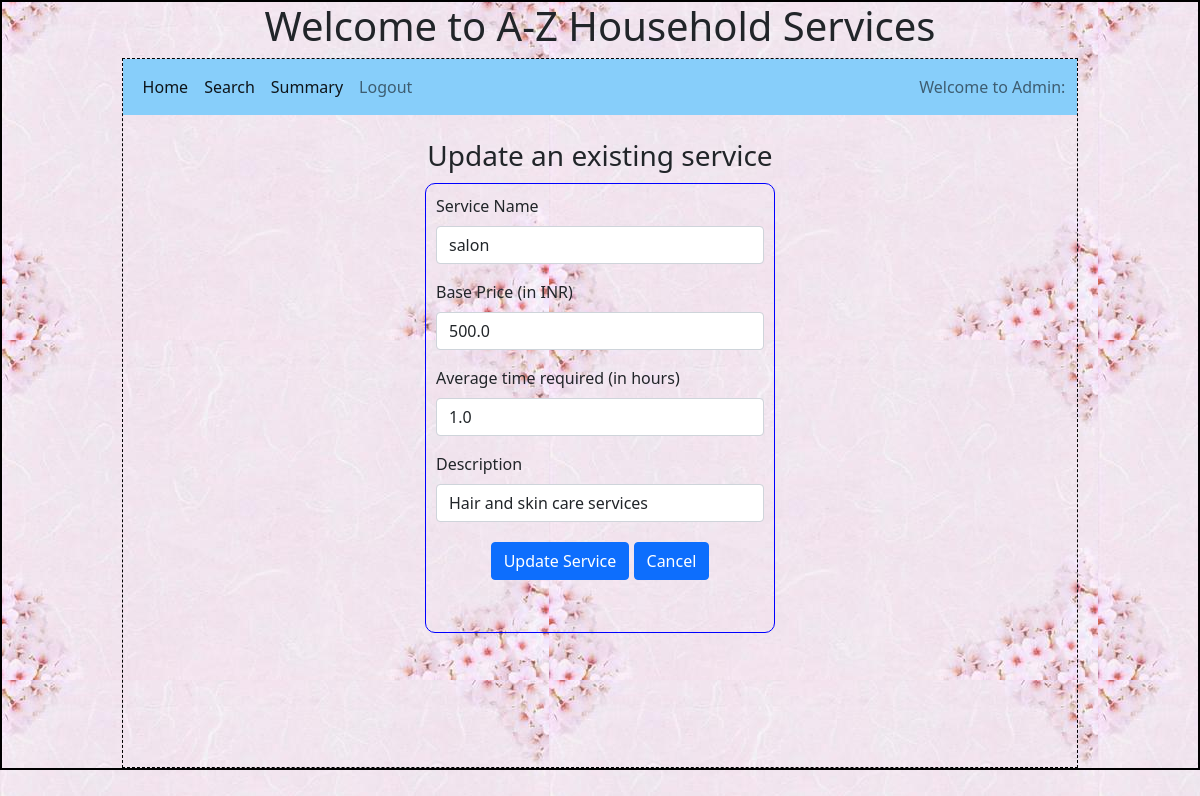
The app's page /admin/service/update/2/2 with its own data.
### backend/models.py (models this page shows)
class Service(db.Model):
    __tablename__ = 'service'
    id=db.Column(db.Integer,primary_key=True)
    name = db.Column(db.String, nullable = False)
    base_price = db.Column(db.Float, nullable = False)
    avg_time_req = db.Column(db.Float, nullable = False) # Time in hours
    description = db.Column(db.String, nullable = False)
    sp = db.relationship('Service_professional', cascade = "all, delete", backref = 'service', lazy = True)
    sr = db.relationship('Service_request', cascade = "all, delete", backref = 'service', lazy = True)

### backend/controllers.py (the view)
@app.route("/admin/service/update/<service_id>/<uname>", methods= ['GET', 'POST'])
def update_service(service_id, uname):
    if request.method == 'POST':
        updated_name = request.form.get('name')
        updated_base_price = request.form.get('base_price')
        updated_avg_time_req = request.form.get('avg_time_req')
        updated_description = request.form.get('description')
        updated_service = service = Service.query.filter_by(id = service_id).first()
        updated_service.name = updated_name
        updated_service.base_price = updated_base_price
        updated_service.avg_time_req = updated_avg_time_req
        updated_service.description = updated_description
        db.session.commit()
        return redirect(url_for('admin_dashboard', uname=uname))
    else:
        service = Service.query.filter_by(id = service_id).first()
        return render_template ('add_update_service.html', heading = 'Update an existing service', service = service,
                                action = 'Update Service', uname=uname)

### templates/add_update_service.html
{%extends "admin_layout.html"%}
{%block content%}
<br>
    <div>
        <div style="text-align: center;"><h3>{{heading}}</h3></div>
        {%if action == 'Add Service'%}
        <form action="/admin/service/add/{{uname}}" method="POST">
        <div class="input_form" style="margin: auto; margin-top: 10px; height: 450px;">
            <div class="mb-3">
                <label for="name" class="form-label">Service Name</label>
                <input type="name" class="form-control" name="name" id="name" placeholder='service_name'>
            </div>
            <div class="mb-3">
                <label for="base_price" class="form-label">Base Price (in INR)</label>
                <input type="base_price" class="form-control" name="base_price" id="base_price" placeholder='base_price'>
            </div>
            <div class="mb-3">
                <label for="avg_time_req" class="form-label">Average time required (in hours)</label>
                <input type="avg_time_req" class="form-control" name="avg_time_req" id="avg_time_req" placeholder='time_req'>
            </div>
            <div class="mb-3">
                <label for="description" class="form-label">Description</label>
                <input type="text" class="form-control" name="description" id="description" placeholder='description'>
            </div>
            <div class="mb-3" style="text-align: center; margin-top: 20px;">
                <button type="submit" class="btn btn-primary" style="text-align: center; margin: auto;">{{action}}</button>
                <a href="/admin/{{uname}}" type="button" class="btn btn-primary" style="text-align: center; margin: auto;">Cancel</a>
            </div>
        </div>
        </form>
        {%elif action == 'Update Service'%}
        <form action="/admin/service/update/{{service.id}}/{{uname}}" method="POST">
            <div class="input_form" style="margin: auto; margin-top: 10px; height: 450px;">
                <div class="mb-3">
                    <label for="name" class="form-label">Service Name</label>
                    <input type="name" class="form-control" name="name" id="name" value='{{service.name}}'>
                </div>
                <div class="mb-3">
                    <label for="base_price" class="form-label">Base Price (in INR)</label>
                    <input type="base_price" class="form-control" name="base_price" id="base_price" value='{{service.base_price}}'>
                </div>
                <div class="mb-3">
                    <label for="avg_time_req" class="form-label">Average time required (in hours)</label>
                    <input type="avg_time_req" class="form-control" name="avg_time_req" id="avg_time_req" value='{{service.avg_time_req}}'>
                </div>
                <div class="mb-3">
                    <label for="description" class="form-label">Description</label>
                    <input type="text" class="form-control" name="description" id="description" value='{{service.description}}'>
                </div>
                <div class="mb-3" style="text-align: center; margin-top: 20px;">
                    <button type="submit" class="btn btn-primary" style="text-align: center; margin: auto;">{{action}}</button>
                    <a href="/admin/{{uname}}" type="button" class="btn btn-primary" style="text-align: center; margin: auto;">Cancel</a>
                </div>
            </div>
        {%endif%}
{%endblock%}

### static/styles/main.css (style rules this page uses)
* { margin: 0px; }
body { background-image: url("../images/background.jpeg"); }
.input_form { border: 1px solid blue; width: 350px; height: 350px; margin: auto; margin-top: 100px; padding: 10px; border-radius: 10px; font-size: 16px; text-align: justify; }

### records on screen
Service: name "salon", base_price "500.0", avg_time_req "1.0", description "Hair and skin care services"

### other values on screen
{{ heading }} "Update an existing service"
{{ action }} "Update Service"
